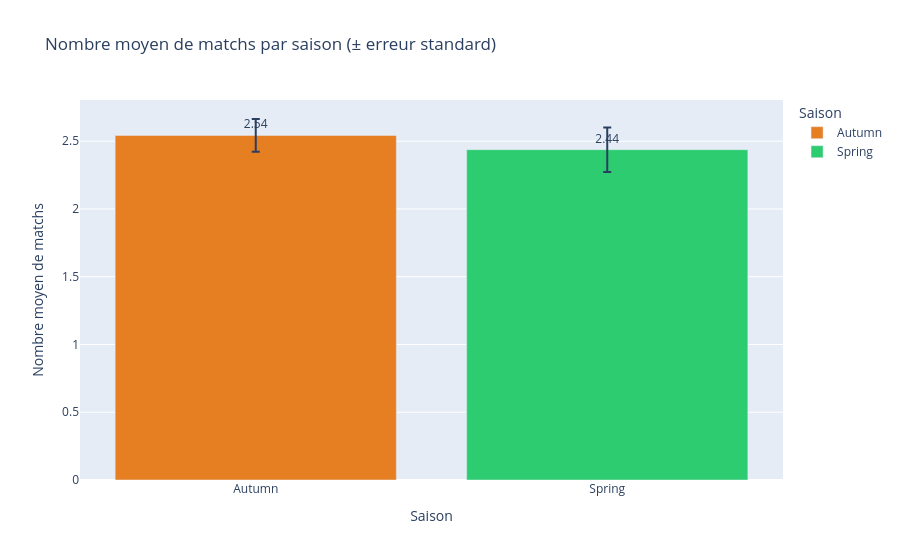

The code cell stored with this chart in its notebook:
### Code cell
# bar chart : comparaison des moyennes avec barres d'erreur (écart-type)
summary = per_person.groupby('season')['nb_matchs'].agg(['mean', 'std', 'count']).reset_index()
summary['sem'] = summary['std'] / np.sqrt(summary['count'])  # erreur standard

fig_bar = px.bar(
    summary,
    x='season',
    y='mean',
    error_y='sem',
    color='season',
    text=summary['mean'].round(2),
    title="Nombre moyen de matchs par saison (± erreur standard)",
    labels={
        'mean': 'Nombre moyen de matchs',
        'season': 'Saison'
    },
    color_discrete_map={'Spring': '#2ecc71', 'Autumn': '#e67e22'}
)
fig_bar.update_traces(textposition='outside')
fig_bar.show()

### Figure 1 — Plotly figure (JSON) as saved in the notebook; plotly's stock layout.template omitted (floating-point values rounded to 4 significant figures)
{"data": [{"alignmentgroup": "True", "error_y": {"array": [0.1212]}, "hovertemplate": "Saison=%{x}<br>Nombre moyen de matchs=%{y}<br>text=%{text}<extra></extra>", "legendgroup": "Autumn", "marker": {"color": "#e67e22", "pattern": {"shape": ""}}, "name": "Autumn", "offsetgroup": "Autumn", "orientation": "v", "showlegend": true, "text": [2.54], "textposition": "outside", "type": "bar", "x": ["Autumn"], "xaxis": "x", "y": [2.543], "yaxis": "y"}, {"alignmentgroup": "True", "error_y": {"array": [0.1642]}, "hovertemplate": "Saison=%{x}<br>Nombre moyen de matchs=%{y}<br>text=%{text}<extra></extra>", "legendgroup": "Spring", "marker": {"color": "#2ecc71", "pattern": {"shape": ""}}, "name": "Spring", "offsetgroup": "Spring", "orientation": "v", "showlegend": true, "text": [2.44], "textposition": "outside", "type": "bar", "x": ["Spring"], "xaxis": "x", "y": [2.438], "yaxis": "y"}], "layout": {"barmode": "relative", "legend": {"title": {"text": "Saison"}, "tracegroupgap": 0}, "title": {"text": "Nombre moyen de matchs par saison (± erreur standard)"}, "xaxis": {"anchor": "y", "categoryarray": ["Autumn", "Spring"], "categoryorder": "array", "domain": [0, 1], "title": {"text": "Saison"}}, "yaxis": {"anchor": "x", "domain": [0, 1], "title": {"text": "Nombre moyen de matchs"}}}}
